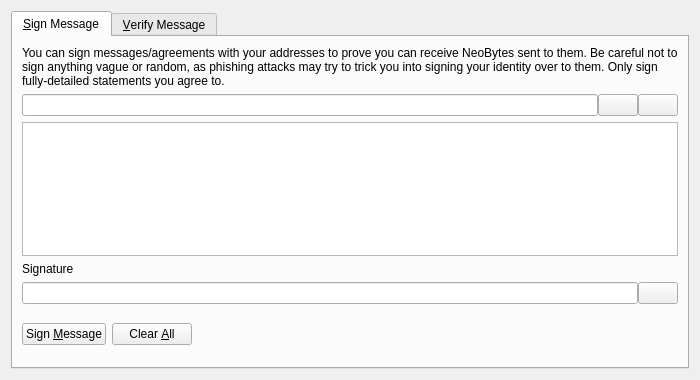
<?xml version="1.0" encoding="UTF-8"?>
<ui version="4.0">
 <class>SignVerifyMessageDialog</class>
 <widget class="QDialog" name="SignVerifyMessageDialog">
  <property name="geometry">
   <rect>
    <x>0</x>
    <y>0</y>
    <width>700</width>
    <height>380</height>
   </rect>
  </property>
  <property name="windowTitle">
   <string>Signatures - Sign / Verify a Message</string>
  </property>
  <property name="modal">
   <bool>true</bool>
  </property>
  <layout class="QVBoxLayout" name="verticalLayout">
   <item>
    <widget class="QTabWidget" name="tabWidget">
     <property name="currentIndex">
      <number>0</number>
     </property>
     <widget class="QWidget" name="tabSignMessage">
      <attribute name="title">
       <string>&amp;Sign Message</string>
      </attribute>
      <layout class="QVBoxLayout" name="verticalLayout_SM">
       <item>
        <widget class="QLabel" name="infoLabel_SM">
         <property name="text">
          <string>You can sign messages/agreements with your addresses to prove you can receive NeoBytes sent to them. Be careful not to sign anything vague or random, as phishing attacks may try to trick you into signing your identity over to them. Only sign fully-detailed statements you agree to.</string>
         </property>
         <property name="textFormat">
          <enum>Qt::PlainText</enum>
         </property>
         <property name="wordWrap">
          <bool>true</bool>
         </property>
        </widget>
       </item>
       <item>
        <layout class="QHBoxLayout" name="horizontalLayout_1_SM">
         <property name="spacing">
          <number>0</number>
         </property>
         <item>
          <widget class="QValidatedLineEdit" name="addressIn_SM">
           <property name="toolTip">
            <string>The NeoBytes address to sign the message with</string>
           </property>
          </widget>
         </item>
         <item>
          <widget class="QPushButton" name="addressBookButton_SM">
           <property name="toolTip">
            <string>Choose previously used address</string>
           </property>
           <property name="text">
            <string/>
           </property>
           <property name="shortcut">
            <string>Alt+A</string>
           </property>
           <property name="autoDefault">
            <bool>false</bool>
           </property>
          </widget>
         </item>
         <item>
          <widget class="QPushButton" name="pasteButton_SM">
           <property name="toolTip">
            <string>Paste address from clipboard</string>
           </property>
           <property name="text">
            <string/>
           </property>
           <property name="shortcut">
            <string>Alt+P</string>
           </property>
           <property name="autoDefault">
            <bool>false</bool>
           </property>
          </widget>
         </item>
        </layout>
       </item>
       <item>
        <widget class="QPlainTextEdit" name="messageIn_SM">
         <property name="toolTip">
          <string>Enter the message you want to sign here</string>
         </property>
        </widget>
       </item>
       <item>
        <widget class="QLabel" name="signatureLabel_SM">
         <property name="text">
          <string>Signature</string>
         </property>
         <property name="textFormat">
          <enum>Qt::PlainText</enum>
         </property>
        </widget>
       </item>
       <item>
        <layout class="QHBoxLayout" name="horizontalLayout_2_SM">
         <property name="spacing">
          <number>0</number>
         </property>
         <item>
          <widget class="QLineEdit" name="signatureOut_SM">
           <property name="font">
            <font>
             <italic>true</italic>
            </font>
           </property>
           <property name="readOnly">
            <bool>true</bool>
           </property>
          </widget>
         </item>
         <item>
          <widget class="QPushButton" name="copySignatureButton_SM">
           <property name="toolTip">
            <string>Copy the current signature to the system clipboard</string>
           </property>
           <property name="text">
            <string/>
           </property>
           <property name="autoDefault">
            <bool>false</bool>
           </property>
          </widget>
         </item>
        </layout>
       </item>
       <item>
        <layout class="QHBoxLayout" name="horizontalLayout_3_SM">
         <item>
          <widget class="QPushButton" name="signMessageButton_SM">
           <property name="toolTip">
            <string>Sign the message to prove you own this NeoBytes address</string>
           </property>
           <property name="text">
            <string>Sign &amp;Message</string>
           </property>
           <property name="autoDefault">
            <bool>false</bool>
           </property>
          </widget>
         </item>
         <item>
          <widget class="QPushButton" name="clearButton_SM">
           <property name="toolTip">
            <string>Reset all sign message fields</string>
           </property>
           <property name="text">
            <string>Clear &amp;All</string>
           </property>
           <property name="autoDefault">
            <bool>false</bool>
           </property>
          </widget>
         </item>
         <item>
          <spacer name="horizontalSpacer_1_SM">
           <property name="orientation">
            <enum>Qt::Horizontal</enum>
           </property>
           <property name="sizeHint" stdset="0">
            <size>
             <width>40</width>
             <height>48</height>
            </size>
           </property>
          </spacer>
         </item>
         <item>
          <widget class="QLabel" name="statusLabel_SM">
           <property name="font">
            <font>
             <weight>75</weight>
             <bold>true</bold>
            </font>
           </property>
           <property name="text">
            <string/>
           </property>
           <property name="wordWrap">
            <bool>true</bool>
           </property>
          </widget>
         </item>
         <item>
          <spacer name="horizontalSpacer_2_SM">
           <property name="orientation">
            <enum>Qt::Horizontal</enum>
           </property>
           <property name="sizeHint" stdset="0">
            <size>
             <width>40</width>
             <height>48</height>
            </size>
           </property>
          </spacer>
         </item>
        </layout>
       </item>
      </layout>
     </widget>
     <widget class="QWidget" name="tabVerifyMessage">
      <attribute name="title">
       <string>&amp;Verify Message</string>
      </attribute>
      <layout class="QVBoxLayout" name="verticalLayout_VM">
       <item>
        <widget class="QLabel" name="infoLabel_VM">
         <property name="text">
          <string>Enter the receiver's address, message (ensure you copy line breaks, spaces, tabs, etc. exactly) and signature below to verify the message. Be careful not to read more into the signature than what is in the signed message itself, to avoid being tricked by a man-in-the-middle attack. Note that this only proves the signing party receives with the address, it cannot prove sendership of any transaction!</string>
         </property>
         <property name="textFormat">
          <enum>Qt::PlainText</enum>
         </property>
         <property name="alignment">
          <set>Qt::AlignLeading|Qt::AlignLeft|Qt::AlignTop</set>
         </property>
         <property name="wordWrap">
          <bool>true</bool>
         </property>
        </widget>
       </item>
       <item>
        <layout class="QHBoxLayout" name="horizontalLayout_1_VM">
         <property name="spacing">
          <number>0</number>
         </property>
         <item>
          <widget class="QValidatedLineEdit" name="addressIn_VM">
           <property name="toolTip">
            <string>The NeoBytes address the message was signed with</string>
           </property>
          </widget>
         </item>
         <item>
          <widget class="QPushButton" name="addressBookButton_VM">
           <property name="toolTip">
            <string>Choose previously used address</string>
           </property>
           <property name="text">
            <string/>
           </property>
           <property name="shortcut">
            <string>Alt+A</string>
           </property>
           <property name="autoDefault">
            <bool>false</bool>
           </property>
          </widget>
         </item>
        </layout>
       </item>
       <item>
        <widget class="QPlainTextEdit" name="messageIn_VM"/>
       </item>
       <item>
        <widget class="QValidatedLineEdit" name="signatureIn_VM"/>
       </item>
       <item>
        <layout class="QHBoxLayout" name="horizontalLayout_2_VM">
         <item>
          <widget class="QPushButton" name="verifyMessageButton_VM">
           <property name="toolTip">
            <string>Verify the message to ensure it was signed with the specified NeoBytes address</string>
           </property>
           <property name="text">
            <string>Verify &amp;Message</string>
           </property>
           <property name="autoDefault">
            <bool>false</bool>
           </property>
          </widget>
         </item>
         <item>
          <widget class="QPushButton" name="clearButton_VM">
           <property name="toolTip">
            <string>Reset all verify message fields</string>
           </property>
           <property name="text">
            <string>Clear &amp;All</string>
           </property>
           <property name="autoDefault">
            <bool>false</bool>
           </property>
          </widget>
         </item>
         <item>
          <spacer name="horizontalSpacer_1_VM">
           <property name="orientation">
            <enum>Qt::Horizontal</enum>
           </property>
           <property name="sizeHint" stdset="0">
            <size>
             <width>40</width>
             <height>48</height>
            </size>
           </property>
          </spacer>
         </item>
         <item>
          <widget class="QLabel" name="statusLabel_VM">
           <property name="font">
            <font>
             <weight>75</weight>
             <bold>true</bold>
            </font>
           </property>
           <property name="text">
            <string/>
           </property>
           <property name="wordWrap">
            <bool>true</bool>
           </property>
          </widget>
         </item>
         <item>
          <spacer name="horizontalSpacer_2_VM">
           <property name="orientation">
            <enum>Qt::Horizontal</enum>
           </property>
           <property name="sizeHint" stdset="0">
            <size>
             <width>40</width>
             <height>48</height>
            </size>
           </property>
          </spacer>
         </item>
        </layout>
       </item>
      </layout>
     </widget>
    </widget>
   </item>
  </layout>
 </widget>
 <customwidgets>
  <customwidget>
   <class>QValidatedLineEdit</class>
   <extends>QLineEdit</extends>
   <header>qvalidatedlineedit.h</header>
  </customwidget>
 </customwidgets>
 <resources>
  <include location="../neobytes.qrc"/>
 </resources>
 <connections/>
</ui>
